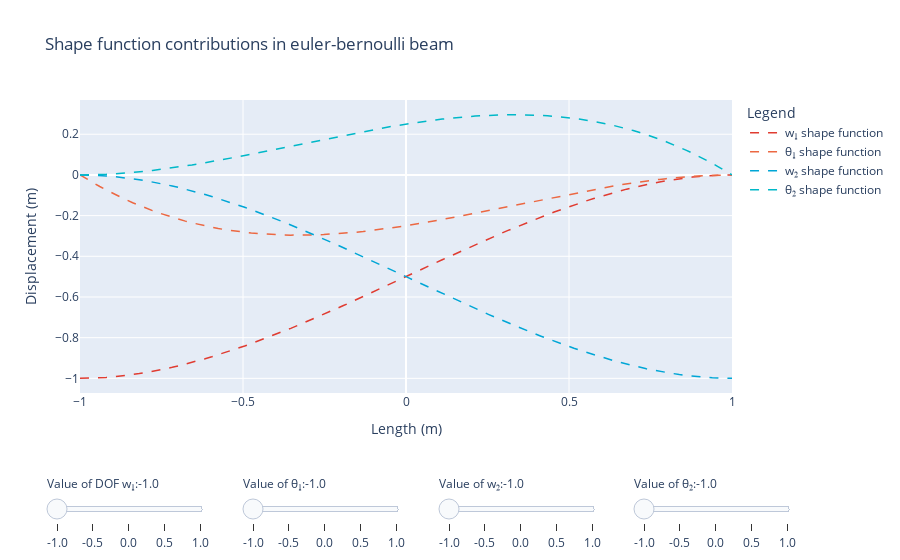

Notebook code cell kept with this figure:
### Code cell
import plotly.graph_objects as go
import numpy as np

x1 = -1.0
x2 = 1.0
h = x2-x1
x = np.linspace(x1, x2, 100)

#Shape Functions
N1 = (-(x-x2)**2 *(-h+2*(x1-x)))/h**3
N2 = ((x-x1)**2 *(h+2*(x2-x)))/h**3
M1 = (x-x2)**2 *(x-x1)/h**2
M2 = (x-x1)**2 *(x-x2)/h**2
N = np.array([N1,N2,M1,M2])

displ_range = np.linspace(x1, x2, 5)  ## Make slider range more standard -1 to 1
a_e = [displ_range for _ in range(4)]   #[u1,theta1,u2,theta]
# ----------------------------------- Plot ----------------------------------- #
fig = go.Figure()
line_width = 1.5

for dof in displ_range:   
    fig.add_trace(
        go.Scatter(
            visible=False,
            x=x,
            y= N1 * dof,
            name="w₁ shape function",
            line=dict(color="#E03C31", dash="dash", width=line_width)
        )
    )
    fig.add_trace(
        go.Scatter(
            visible=False,
            x=x,
            y= M1 * dof,
            name="θ₁ shape function",
            line=dict(color="#EC6842", dash="dash", width=line_width)
        )
    )
    fig.add_trace(
        go.Scatter(
            visible=False,
            x=x,
            y= N2 * dof,
            name="w₂ shape function",
            line=dict(color="#00A6D6", dash="dash", width=line_width)
        )
    )
    fig.add_trace(
        go.Scatter(
            visible=False,
            x=x,
            y= M2 * dof,
            name="θ₂ shape function",
            line=dict(color="#00B8C8", dash="dash", width=line_width)
        )
    )

entries = displ_range.shape[0]
traces = len(fig.data) // num_traces_per_dof

num_traces_per_dof = entries
global_visibility = [False] * len(fig.data)
for i in range(traces):
    global_visibility[i * num_traces_per_dof] = True

steps = []
for dof in range(traces):  
    dof_steps = []
    for j in range(entries): 
        visarray = global_visibility[:]        
        for k in range(entries):  
            visarray[k * traces + dof] = False
        visarray[j * traces + dof] = True  
        
        global_visibility = visarray[:]
        
        step = dict(
            method="update",
            args=[{"visible": visarray}],
            label=str(round(displ_range[j], 1))
        )
        dof_steps.append(step)
    steps.append(dof_steps)

sliders = []
slider_positions = [-0.05, 0.25, 0.55, 0.85] 
dof_labels = ["Value of w₁:", "Value of θ₁:", "Value of w₂:", "Value of θ₂:"]
slider_width = 0.25

active_a_index = 0
for i in range(traces):
    fig.data[i].visible = True

for i, dof_steps in enumerate(steps):
    slider = dict(
        active = active_a_index,
        currentvalue={"prefix": dof_labels[i]},
        steps=dof_steps,
        x=slider_positions[i],
        y=-0.2,
        len=slider_width
    )
    sliders.append(slider)

fig.update_layout(
    sliders=sliders,
    legend_title="Legend",
    title="Shape function contributions in euler-bernoulli beam",
    xaxis_title="Length (m)",
    yaxis_title="Displacement (m)"
)

fig
